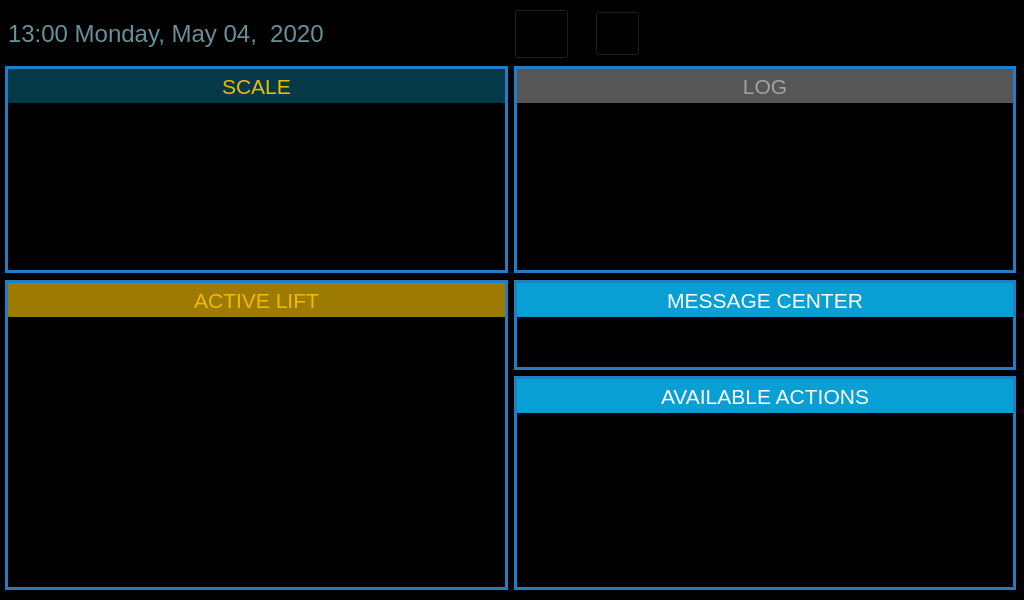
<?xml version="1.0" encoding="UTF-8"?>
<ui version="4.0">
 <class>MainWindow</class>
 <widget class="QMainWindow" name="MainWindow">
  <property name="geometry">
   <rect>
    <x>0</x>
    <y>0</y>
    <width>1024</width>
    <height>600</height>
   </rect>
  </property>
  <property name="sizePolicy">
   <sizepolicy hsizetype="Fixed" vsizetype="Fixed">
    <horstretch>0</horstretch>
    <verstretch>0</verstretch>
   </sizepolicy>
  </property>
  <property name="minimumSize">
   <size>
    <width>1024</width>
    <height>600</height>
   </size>
  </property>
  <property name="maximumSize">
   <size>
    <width>1024</width>
    <height>600</height>
   </size>
  </property>
  <property name="windowTitle">
   <string>MainWindow</string>
  </property>
  <property name="styleSheet">
   <string notr="true">QMainWindow#MainWindow {
	background-color: black;
}</string>
  </property>
  <widget class="QWidget" name="centralwidget">
   <layout class="QGridLayout" name="gridLayout">
    <property name="leftMargin">
     <number>5</number>
    </property>
    <property name="topMargin">
     <number>8</number>
    </property>
    <property name="rightMargin">
     <number>8</number>
    </property>
    <property name="bottomMargin">
     <number>6</number>
    </property>
    <item row="1" column="0">
     <layout class="QVBoxLayout" name="verticalLayout">
      <item>
       <widget class="QWidget" name="scaleWidget" native="true">
        <property name="sizePolicy">
         <sizepolicy hsizetype="Preferred" vsizetype="Fixed">
          <horstretch>0</horstretch>
          <verstretch>0</verstretch>
         </sizepolicy>
        </property>
        <property name="minimumSize">
         <size>
          <width>0</width>
          <height>207</height>
         </size>
        </property>
        <property name="maximumSize">
         <size>
          <width>16777215</width>
          <height>207</height>
         </size>
        </property>
        <property name="styleSheet">
         <string notr="true">QWidget #scaleWidget {
border: 3px solid rgb(32, 125, 198);
}</string>
        </property>
        <layout class="QVBoxLayout" name="verticalLayout_3">
         <property name="spacing">
          <number>0</number>
         </property>
         <property name="leftMargin">
          <number>3</number>
         </property>
         <property name="topMargin">
          <number>3</number>
         </property>
         <property name="rightMargin">
          <number>3</number>
         </property>
         <property name="bottomMargin">
          <number>3</number>
         </property>
         <item>
          <widget class="QLabel" name="label_3">
           <property name="sizePolicy">
            <sizepolicy hsizetype="Preferred" vsizetype="Fixed">
             <horstretch>0</horstretch>
             <verstretch>0</verstretch>
            </sizepolicy>
           </property>
           <property name="minimumSize">
            <size>
             <width>0</width>
             <height>34</height>
            </size>
           </property>
           <property name="maximumSize">
            <size>
             <width>16777215</width>
             <height>34</height>
            </size>
           </property>
           <property name="font">
            <font>
             <pointsize>16</pointsize>
            </font>
           </property>
           <property name="styleSheet">
            <string notr="true">background: rgb(6, 57, 71);
color: rgb(241, 187, 2);</string>
           </property>
           <property name="text">
            <string>SCALE</string>
           </property>
           <property name="alignment">
            <set>Qt::AlignCenter</set>
           </property>
          </widget>
         </item>
         <item>
          <spacer name="verticalSpacer">
           <property name="orientation">
            <enum>Qt::Vertical</enum>
           </property>
           <property name="sizeHint" stdset="0">
            <size>
             <width>20</width>
             <height>40</height>
            </size>
           </property>
          </spacer>
         </item>
        </layout>
       </widget>
      </item>
     </layout>
    </item>
    <item row="2" column="0">
     <layout class="QVBoxLayout" name="verticalLayout_2">
      <item>
       <widget class="QWidget" name="liftWidget" native="true">
        <property name="sizePolicy">
         <sizepolicy hsizetype="Preferred" vsizetype="Fixed">
          <horstretch>0</horstretch>
          <verstretch>0</verstretch>
         </sizepolicy>
        </property>
        <property name="minimumSize">
         <size>
          <width>0</width>
          <height>310</height>
         </size>
        </property>
        <property name="maximumSize">
         <size>
          <width>16777215</width>
          <height>310</height>
         </size>
        </property>
        <property name="styleSheet">
         <string notr="true">QWidget #liftWidget {
border: 3px solid rgb(32, 125, 198);
}</string>
        </property>
        <layout class="QVBoxLayout" name="verticalLayout_4">
         <property name="spacing">
          <number>0</number>
         </property>
         <property name="leftMargin">
          <number>3</number>
         </property>
         <property name="topMargin">
          <number>3</number>
         </property>
         <property name="rightMargin">
          <number>3</number>
         </property>
         <property name="bottomMargin">
          <number>3</number>
         </property>
         <item>
          <widget class="QLabel" name="label_4">
           <property name="sizePolicy">
            <sizepolicy hsizetype="Preferred" vsizetype="Fixed">
             <horstretch>0</horstretch>
             <verstretch>0</verstretch>
            </sizepolicy>
           </property>
           <property name="minimumSize">
            <size>
             <width>0</width>
             <height>34</height>
            </size>
           </property>
           <property name="maximumSize">
            <size>
             <width>16777215</width>
             <height>34</height>
            </size>
           </property>
           <property name="font">
            <font>
             <pointsize>16</pointsize>
            </font>
           </property>
           <property name="styleSheet">
            <string notr="true">background: rgb(157, 122, 1);
color: rgb(241, 187, 2);</string>
           </property>
           <property name="text">
            <string>ACTIVE LIFT</string>
           </property>
           <property name="alignment">
            <set>Qt::AlignCenter</set>
           </property>
          </widget>
         </item>
         <item>
          <spacer name="verticalSpacer_2">
           <property name="orientation">
            <enum>Qt::Vertical</enum>
           </property>
           <property name="sizeHint" stdset="0">
            <size>
             <width>20</width>
             <height>40</height>
            </size>
           </property>
          </spacer>
         </item>
        </layout>
       </widget>
      </item>
     </layout>
    </item>
    <item row="0" column="0">
     <layout class="QHBoxLayout" name="horizontalLayout">
      <property name="leftMargin">
       <number>3</number>
      </property>
      <item>
       <widget class="QLabel" name="lblDateTime">
        <property name="minimumSize">
         <size>
          <width>0</width>
          <height>37</height>
         </size>
        </property>
        <property name="maximumSize">
         <size>
          <width>16777215</width>
          <height>37</height>
         </size>
        </property>
        <property name="font">
         <font>
          <pointsize>18</pointsize>
         </font>
        </property>
        <property name="styleSheet">
         <string notr="true">color: rgb(104, 144, 153);</string>
        </property>
        <property name="text">
         <string>13:00 Monday, May 04,  2020</string>
        </property>
       </widget>
      </item>
      <item>
       <spacer name="horizontalSpacer_3">
        <property name="orientation">
         <enum>Qt::Horizontal</enum>
        </property>
        <property name="sizeHint" stdset="0">
         <size>
          <width>40</width>
          <height>20</height>
         </size>
        </property>
       </spacer>
      </item>
     </layout>
    </item>
    <item row="0" column="1">
     <layout class="QHBoxLayout" name="horizontalLayout_2">
      <property name="rightMargin">
       <number>7</number>
      </property>
      <item>
       <widget class="QToolButton" name="btnTools">
        <property name="minimumSize">
         <size>
          <width>55</width>
          <height>50</height>
         </size>
        </property>
        <property name="maximumSize">
         <size>
          <width>55</width>
          <height>50</height>
         </size>
        </property>
        <property name="cursor">
         <cursorShape>PointingHandCursor</cursorShape>
        </property>
        <property name="styleSheet">
         <string notr="true">background: transparent;</string>
        </property>
        <property name="icon">
         <iconset>
          <normaloff>res/gui/button_tools.png</normaloff>res/gui/button_tools.png</iconset>
        </property>
        <property name="iconSize">
         <size>
          <width>55</width>
          <height>50</height>
         </size>
        </property>
       </widget>
      </item>
      <item>
       <spacer name="horizontalSpacer_4">
        <property name="orientation">
         <enum>Qt::Horizontal</enum>
        </property>
        <property name="sizeType">
         <enum>QSizePolicy::Fixed</enum>
        </property>
        <property name="sizeHint" stdset="0">
         <size>
          <width>20</width>
          <height>20</height>
         </size>
        </property>
       </spacer>
      </item>
      <item>
       <widget class="QToolButton" name="btnSetup">
        <property name="minimumSize">
         <size>
          <width>45</width>
          <height>45</height>
         </size>
        </property>
        <property name="maximumSize">
         <size>
          <width>45</width>
          <height>45</height>
         </size>
        </property>
        <property name="cursor">
         <cursorShape>PointingHandCursor</cursorShape>
        </property>
        <property name="styleSheet">
         <string notr="true">background-color: transparent;</string>
        </property>
        <property name="icon">
         <iconset>
          <normaloff>res/gui/button_setup.png</normaloff>res/gui/button_setup.png</iconset>
        </property>
        <property name="iconSize">
         <size>
          <width>45</width>
          <height>45</height>
         </size>
        </property>
       </widget>
      </item>
      <item>
       <spacer name="horizontalSpacer">
        <property name="orientation">
         <enum>Qt::Horizontal</enum>
        </property>
        <property name="sizeHint" stdset="0">
         <size>
          <width>40</width>
          <height>20</height>
         </size>
        </property>
       </spacer>
      </item>
      <item>
       <widget class="QLabel" name="label">
        <property name="sizePolicy">
         <sizepolicy hsizetype="Fixed" vsizetype="Fixed">
          <horstretch>0</horstretch>
          <verstretch>0</verstretch>
         </sizepolicy>
        </property>
        <property name="minimumSize">
         <size>
          <width>160</width>
          <height>38</height>
         </size>
        </property>
        <property name="maximumSize">
         <size>
          <width>160</width>
          <height>38</height>
         </size>
        </property>
        <property name="text">
         <string/>
        </property>
        <property name="pixmap">
         <pixmap>res/gui/logo.png</pixmap>
        </property>
       </widget>
      </item>
      <item>
       <spacer name="horizontalSpacer_2">
        <property name="orientation">
         <enum>Qt::Horizontal</enum>
        </property>
        <property name="sizeType">
         <enum>QSizePolicy::Fixed</enum>
        </property>
        <property name="sizeHint" stdset="0">
         <size>
          <width>20</width>
          <height>20</height>
         </size>
        </property>
       </spacer>
      </item>
      <item>
       <widget class="QLabel" name="label_2">
        <property name="sizePolicy">
         <sizepolicy hsizetype="Fixed" vsizetype="Fixed">
          <horstretch>0</horstretch>
          <verstretch>0</verstretch>
         </sizepolicy>
        </property>
        <property name="minimumSize">
         <size>
          <width>50</width>
          <height>36</height>
         </size>
        </property>
        <property name="maximumSize">
         <size>
          <width>50</width>
          <height>36</height>
         </size>
        </property>
        <property name="text">
         <string/>
        </property>
        <property name="pixmap">
         <pixmap>res/gui/wifi.png</pixmap>
        </property>
       </widget>
      </item>
     </layout>
    </item>
    <item row="1" column="1">
     <layout class="QVBoxLayout" name="verticalLayout_6">
      <item>
       <widget class="QWidget" name="logWidget" native="true">
        <property name="sizePolicy">
         <sizepolicy hsizetype="Preferred" vsizetype="Fixed">
          <horstretch>0</horstretch>
          <verstretch>0</verstretch>
         </sizepolicy>
        </property>
        <property name="minimumSize">
         <size>
          <width>0</width>
          <height>207</height>
         </size>
        </property>
        <property name="maximumSize">
         <size>
          <width>16777215</width>
          <height>207</height>
         </size>
        </property>
        <property name="styleSheet">
         <string notr="true">QWidget #logWidget {
border: 3px solid rgb(32, 125, 198);
}</string>
        </property>
        <layout class="QVBoxLayout" name="verticalLayout_7">
         <property name="spacing">
          <number>0</number>
         </property>
         <property name="leftMargin">
          <number>3</number>
         </property>
         <property name="topMargin">
          <number>3</number>
         </property>
         <property name="rightMargin">
          <number>3</number>
         </property>
         <property name="bottomMargin">
          <number>3</number>
         </property>
         <item>
          <widget class="QLabel" name="label_5">
           <property name="sizePolicy">
            <sizepolicy hsizetype="Preferred" vsizetype="Fixed">
             <horstretch>0</horstretch>
             <verstretch>0</verstretch>
            </sizepolicy>
           </property>
           <property name="minimumSize">
            <size>
             <width>0</width>
             <height>34</height>
            </size>
           </property>
           <property name="maximumSize">
            <size>
             <width>16777215</width>
             <height>34</height>
            </size>
           </property>
           <property name="font">
            <font>
             <pointsize>16</pointsize>
            </font>
           </property>
           <property name="styleSheet">
            <string notr="true">background: rgb(86, 86, 86);
color: rgb(162, 162, 162);</string>
           </property>
           <property name="text">
            <string>LOG</string>
           </property>
           <property name="alignment">
            <set>Qt::AlignCenter</set>
           </property>
          </widget>
         </item>
         <item>
          <spacer name="verticalSpacer_3">
           <property name="orientation">
            <enum>Qt::Vertical</enum>
           </property>
           <property name="sizeHint" stdset="0">
            <size>
             <width>20</width>
             <height>40</height>
            </size>
           </property>
          </spacer>
         </item>
        </layout>
       </widget>
      </item>
     </layout>
    </item>
    <item row="2" column="1">
     <layout class="QVBoxLayout" name="verticalLayout_8">
      <item>
       <widget class="QWidget" name="messageWidget" native="true">
        <property name="sizePolicy">
         <sizepolicy hsizetype="Preferred" vsizetype="Fixed">
          <horstretch>0</horstretch>
          <verstretch>0</verstretch>
         </sizepolicy>
        </property>
        <property name="minimumSize">
         <size>
          <width>0</width>
          <height>90</height>
         </size>
        </property>
        <property name="maximumSize">
         <size>
          <width>16777215</width>
          <height>90</height>
         </size>
        </property>
        <property name="styleSheet">
         <string notr="true">QWidget #messageWidget {
border: 3px solid rgb(32, 125, 198);
}</string>
        </property>
        <layout class="QVBoxLayout" name="verticalLayout_9">
         <property name="spacing">
          <number>0</number>
         </property>
         <property name="leftMargin">
          <number>3</number>
         </property>
         <property name="topMargin">
          <number>3</number>
         </property>
         <property name="rightMargin">
          <number>3</number>
         </property>
         <property name="bottomMargin">
          <number>3</number>
         </property>
         <item>
          <widget class="QLabel" name="label_6">
           <property name="sizePolicy">
            <sizepolicy hsizetype="Preferred" vsizetype="Fixed">
             <horstretch>0</horstretch>
             <verstretch>0</verstretch>
            </sizepolicy>
           </property>
           <property name="minimumSize">
            <size>
             <width>0</width>
             <height>34</height>
            </size>
           </property>
           <property name="maximumSize">
            <size>
             <width>16777215</width>
             <height>34</height>
            </size>
           </property>
           <property name="font">
            <font>
             <pointsize>16</pointsize>
            </font>
           </property>
           <property name="styleSheet">
            <string notr="true">background: rgb(7, 159, 212);
color: white;</string>
           </property>
           <property name="text">
            <string>MESSAGE CENTER</string>
           </property>
           <property name="alignment">
            <set>Qt::AlignCenter</set>
           </property>
          </widget>
         </item>
         <item>
          <spacer name="verticalSpacer_4">
           <property name="orientation">
            <enum>Qt::Vertical</enum>
           </property>
           <property name="sizeHint" stdset="0">
            <size>
             <width>20</width>
             <height>40</height>
            </size>
           </property>
          </spacer>
         </item>
        </layout>
       </widget>
      </item>
      <item>
       <widget class="QWidget" name="actionWidget" native="true">
        <property name="sizePolicy">
         <sizepolicy hsizetype="Preferred" vsizetype="Fixed">
          <horstretch>0</horstretch>
          <verstretch>0</verstretch>
         </sizepolicy>
        </property>
        <property name="minimumSize">
         <size>
          <width>0</width>
          <height>214</height>
         </size>
        </property>
        <property name="maximumSize">
         <size>
          <width>16777215</width>
          <height>214</height>
         </size>
        </property>
        <property name="styleSheet">
         <string notr="true">QWidget #actionWidget {
border: 3px solid rgb(32, 125, 198);
}</string>
        </property>
        <layout class="QVBoxLayout" name="verticalLayout_10">
         <property name="spacing">
          <number>0</number>
         </property>
         <property name="leftMargin">
          <number>3</number>
         </property>
         <property name="topMargin">
          <number>3</number>
         </property>
         <property name="rightMargin">
          <number>3</number>
         </property>
         <property name="bottomMargin">
          <number>3</number>
         </property>
         <item>
          <widget class="QLabel" name="label_7">
           <property name="sizePolicy">
            <sizepolicy hsizetype="Preferred" vsizetype="Fixed">
             <horstretch>0</horstretch>
             <verstretch>0</verstretch>
            </sizepolicy>
           </property>
           <property name="minimumSize">
            <size>
             <width>0</width>
             <height>34</height>
            </size>
           </property>
           <property name="maximumSize">
            <size>
             <width>16777215</width>
             <height>34</height>
            </size>
           </property>
           <property name="font">
            <font>
             <pointsize>16</pointsize>
            </font>
           </property>
           <property name="styleSheet">
            <string notr="true">background: rgb(7, 159, 212);
color: white;</string>
           </property>
           <property name="text">
            <string>AVAILABLE ACTIONS</string>
           </property>
           <property name="alignment">
            <set>Qt::AlignCenter</set>
           </property>
          </widget>
         </item>
         <item>
          <spacer name="verticalSpacer_5">
           <property name="orientation">
            <enum>Qt::Vertical</enum>
           </property>
           <property name="sizeHint" stdset="0">
            <size>
             <width>20</width>
             <height>40</height>
            </size>
           </property>
          </spacer>
         </item>
        </layout>
       </widget>
      </item>
     </layout>
    </item>
   </layout>
  </widget>
 </widget>
 <resources/>
 <connections/>
</ui>
